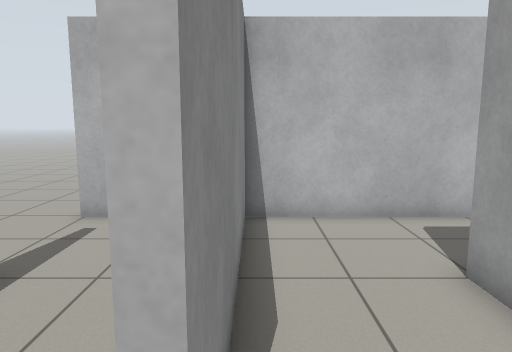
View 1 (above)

12 first-person views from a walk through a world built for the Gazebo simulator. The camera is 1.2 m above the floor, tilts 8° down and sees 70° across. Floor lines are 1 m apart. The floor is counted in squares, 0.5 m on a side. Each view is taken from the middle of a square. On the plan, view 1 faces up. The plan holds only what a view shows up to about 20 squares ahead; the rest is blank.

View 2
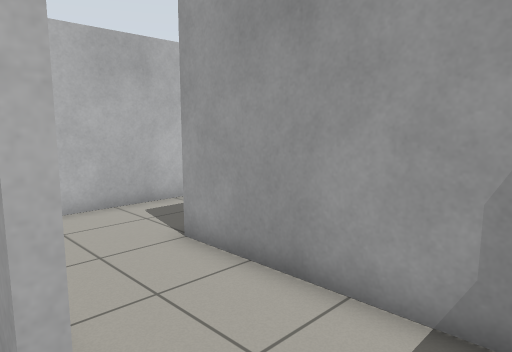

View 3
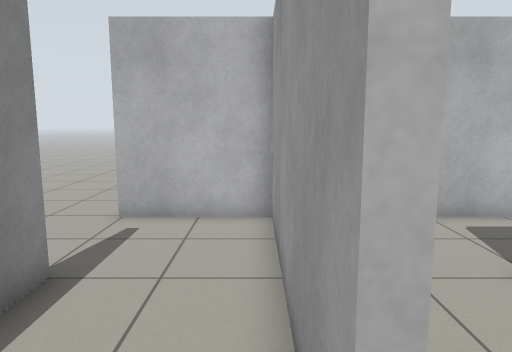

View 4
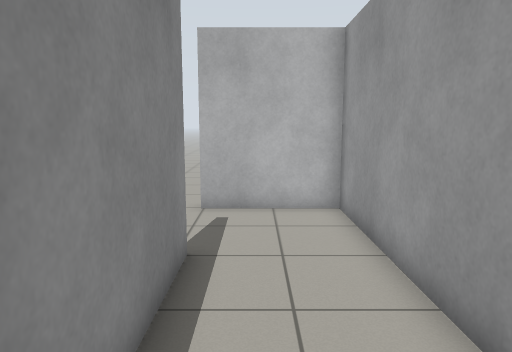

View 5
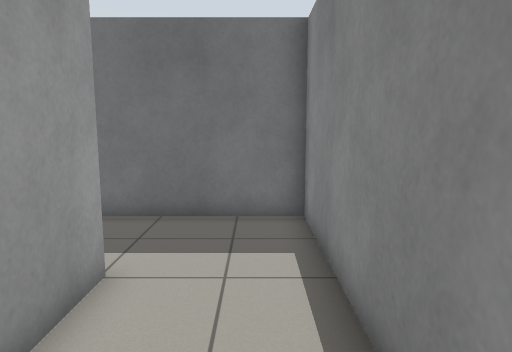

View 6
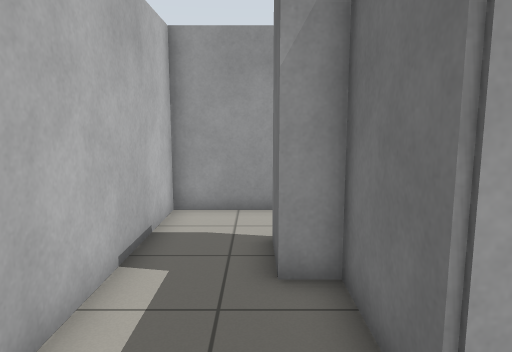

View 7
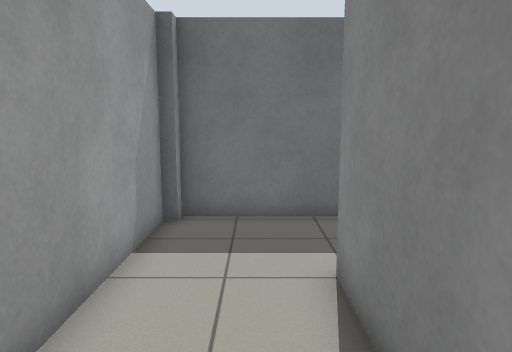

View 8
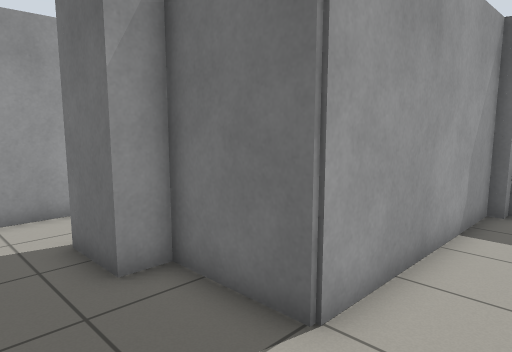

View 9
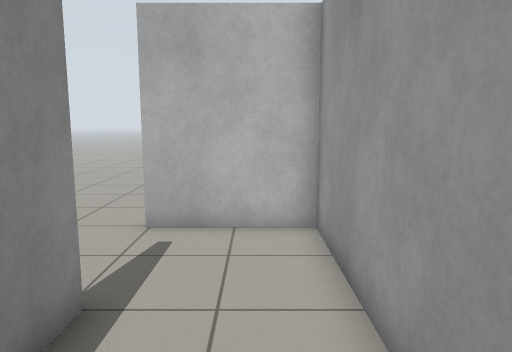

View 10
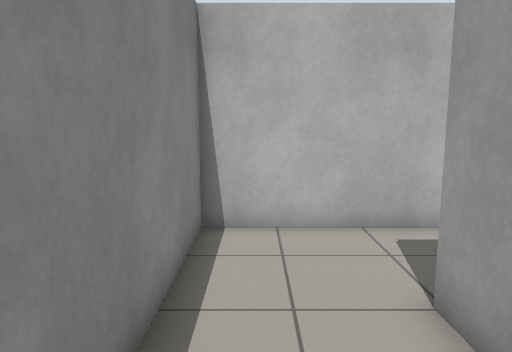

View 11
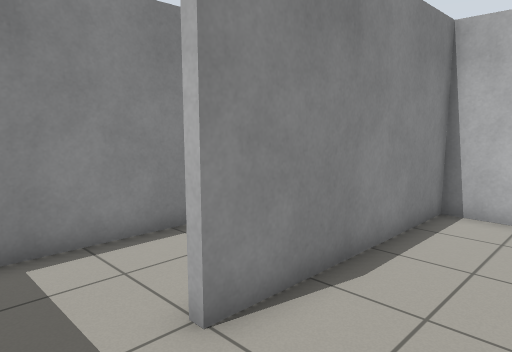

View 12
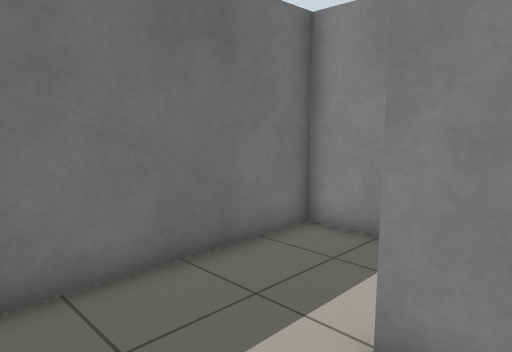

### Floor plan
Points are (right, up) in squares from view 1. A wall is a line through its corners. A room is listed if a view was taken in it or the views show most of it. See-through windows are left out.
Room 1 (views 1, 6, 7, 8, 10, 11, 12)
walls: (3, -2) (3.3, -2) (3.3, 5.7) (6.4, 5.7) (6.4, 6.7) (8.5, 6.7); (11.1, 5.8) (11.1, 9.3) (-0.3, 9.3) (-0.3, 1.4); (-0.4, -2.4) (3, -2.4)
ways out: opening at (0, 0) to room 2; opening at (9.5, 6)
Room 2 (views 2, 3, 4, 5, 9)
walls: (-4.3, 5.6) (-4.3, -2.4) (-0.4, -2.4); (-0.6, 1.4) (-0.6, 9.3) (-3.6, 9.3)
ways out: opening at (0, 0) to room 1; opening at (-4, 7.5)

Positions as (right, up) in squares from view 1, and headings:
1: (0, 0), facing up
2: (-1, -1), facing up-right
3: (-1, 0), facing up
4: (-3, -1), facing up
5: (-3, 7), facing down
6: (1, 7), facing right
7: (1, 7), facing down
8: (1, 9), facing down-right
9: (-2, 1), facing up
10: (1, 1), facing up
11: (3, -1), facing up-left
12: (3, 3), facing down-left
